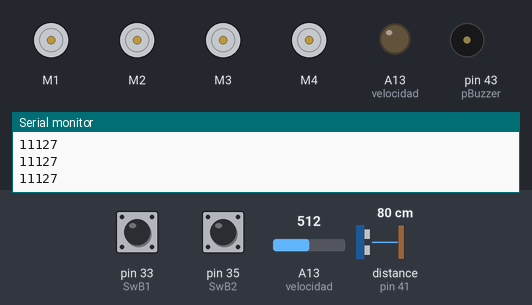
The sketch below on a simulated Arduino Mega 2560, built with avr-gcc and run on an emulated ATmega2560. Parts: 4 × DC motor (green arrow = forward, orange = backward, longer = faster), output pins drawn as LEDs (lit = HIGH), buzzer (waves = sounding, pin HIGH), the last lines printed to the serial monitor. Inputs (shaded band) come from the test bench; at power-on: pin 33 (SwB1) HIGH, pin 35 (SwB2) HIGH, A13 (velocidad) = 512, distance to the obstacle (sensor on pin 41) 80 cm. The echo pulse lasts 58.3 µs per cm; pins used as bus, display or sensor lines are not drawn.

Above: at 1.2 s.
1.3 s: pin 33 (SwB1) pulled LOW for 0.15 s
At 1.46 s:
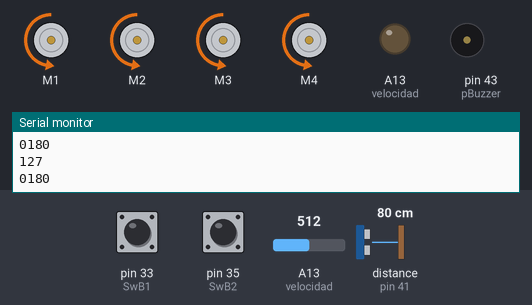
3.0 s: pin 35 (SwB2) pulled LOW for 0.15 s
At 3.07 s:
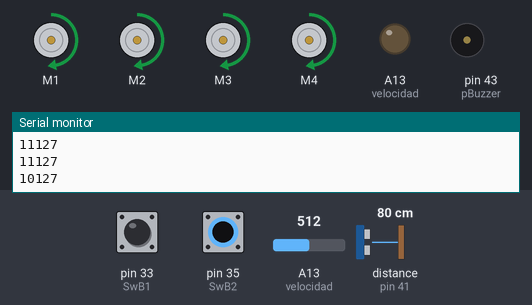
4.6 s: pin 35 (SwB2) pulled LOW for 3.2 s
At 8.7 s:
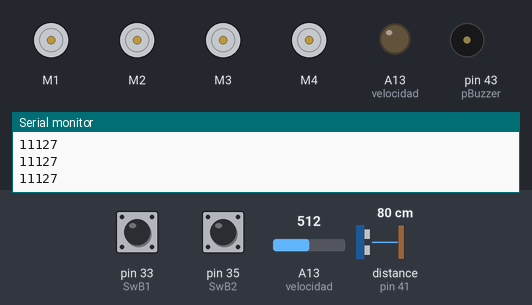
9.3 s: pin 33 (SwB1) pulled LOW for 3.2 s
At 10.2 s:
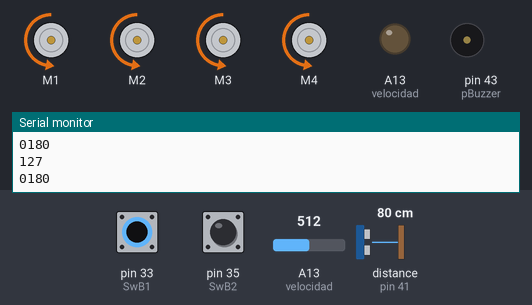
Timing chart, 0 to 14.0 s (numbered marks = the images above; inputs shaded):
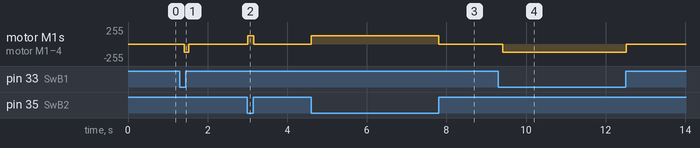

Measured:
- after the input at 1.3 s, motor M1–4: stopped → backward 127/255 after 0.12 s, → stopped 0.11 s later
- after the input at 3.0 s, motor M1–4: stopped → forward 127/255 at once, → stopped 0.15 s later
- after the input at 4.6 s, motor M1–4: stopped → forward 127/255 at once, → stopped 3.2 s later
- after the input at 9.3 s, motor M1–4: stopped → backward 127/255 after 0.11 s, → stopped 3.1 s later

The sketch:

motores.ino
```cpp
#include <AFMotor.h>

//Dip Switch
int SwB1 = 33, SwB2 = 35;
bool VB1,VB2;

//Motor
AF_DCMotor motor1(1);
AF_DCMotor motor2(2);
AF_DCMotor motor3(3);
AF_DCMotor motor4(4);

//Ultrasonico
int Trig = 39;
int Echo = 41;
const int pBuzzer = 43;
int TIEMPO;
int DISTANCIA;

//Potenciomotro
const int velocidad = A13;

void setup(){
  //Comunicacion
  Serial.begin(9600);
  //Dip switch
  pinMode(SwB1,INPUT);
  pinMode(SwB2,INPUT);
  //Ultrasonico
  pinMode(Trig, OUTPUT);
  pinMode(Echo, INPUT);
  pinMode(pBuzzer,OUTPUT);
  //Potenciometro
  pinMode(velocidad, OUTPUT);

  }

void loop(){
   int brillo = analogRead(velocidad);
   int i = brillo * .2490234375;

   Serial.println(i);

  //Motor
  motor1.setSpeed(i);
  motor2.setSpeed(i);
  motor3.setSpeed(i);
  motor4.setSpeed(i);

  VB1 = digitalRead(SwB1);
  VB2 = digitalRead(SwB2);

  Serial.print(VB1);
  Serial.print(VB2);

  if (VB1 == 0){
  digitalWrite(Trig,HIGH);
  delay(1);
  digitalWrite(Trig,LOW);
  TIEMPO = pulseIn(Echo,HIGH);
  DISTANCIA = TIEMPO / 58.2; //Obtencion de distancia en centrimentros
  delay(100);
  Serial.println(String(DISTANCIA));
  if (DISTANCIA <= 30 && DISTANCIA >= 2){ //Si la distanciia es menor a 30
    digitalWrite(pBuzzer,HIGH);
    delay(DISTANCIA*10);
    digitalWrite(pBuzzer,LOW);
    }
  if(DISTANCIA <= 8){
    motor1.run(RELEASE);
    motor2.run(RELEASE);
    motor3.run(RELEASE);
    motor4.run(RELEASE);
    }
   else{
    motor1.run(BACKWARD);
    motor2.run(BACKWARD);
    motor3.run(BACKWARD);
    motor4.run(BACKWARD);
    }
  }

  else if (VB2 == 0){
  motor1.run(FORWARD);
  motor2.run(FORWARD);
  motor3.run(FORWARD);
  motor4.run(FORWARD);
  }

  else {
  motor1.run(RELEASE);
  motor2.run(RELEASE);
  motor3.run(RELEASE);
  motor4.run(RELEASE);
    }
  }
```
